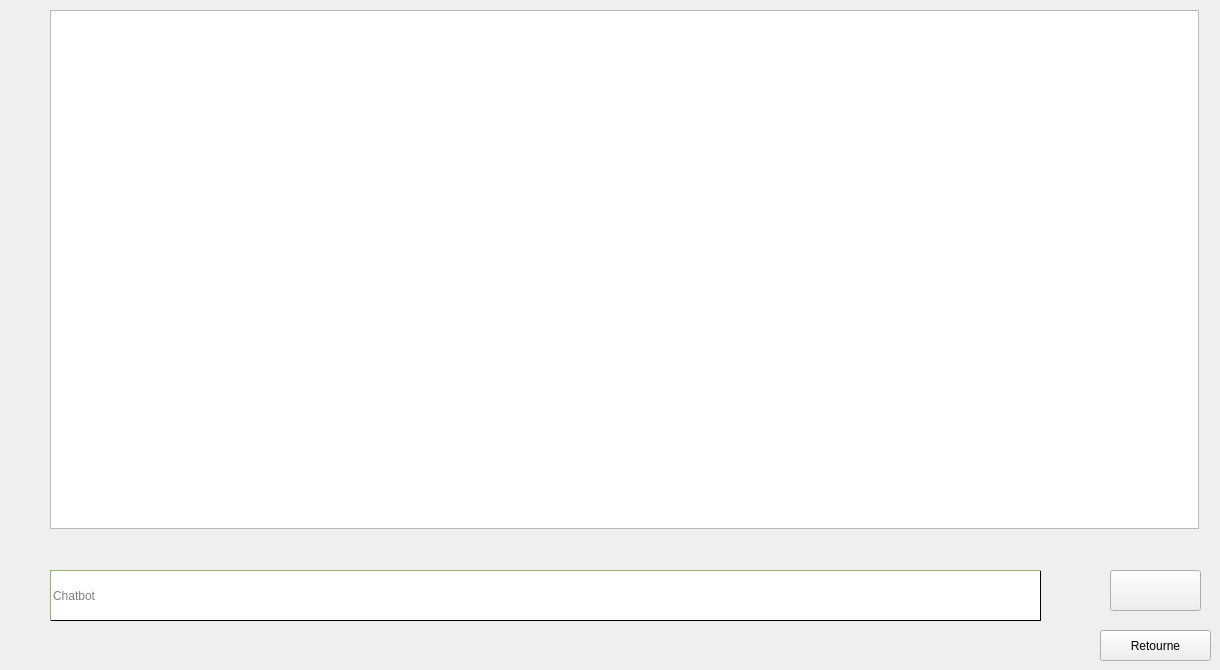
          <widget class="QWidget" name="Chatbot">
           <attribute name="title">
            <string>Chatbot</string>
           </attribute>
           <widget class="QTextEdit" name="chatContainer">
            <property name="geometry">
             <rect>
              <x>50</x>
              <y>10</y>
              <width>1149</width>
              <height>519</height>
             </rect>
            </property>
           </widget>
           <widget class="QPushButton" name="chatINF">
            <property name="geometry">
             <rect>
              <x>1110</x>
              <y>570</y>
              <width>91</width>
              <height>41</height>
             </rect>
            </property>
            <property name="styleSheet">
             <string notr="true">
border-color: rgb(0, 0, 0);




</string>
            </property>
            <property name="text">
             <string/>
            </property>
            <property name="icon">
             <iconset theme="QIcon::ThemeIcon::EditFind"/>
            </property>
           </widget>
           <widget class="QPushButton" name="retourne_2">
            <property name="geometry">
             <rect>
              <x>1100</x>
              <y>630</y>
              <width>111</width>
              <height>31</height>
             </rect>
            </property>
            <property name="styleSheet">
             <string notr="true">border-color: rgb(0, 0, 0);</string>
            </property>
            <property name="text">
             <string>Retourne</string>
            </property>
            <property name="icon">
             <iconset theme="QIcon::ThemeIcon::GoHome"/>
            </property>
           </widget>
           <widget class="QLineEdit" name="chatbotINF">
            <property name="geometry">
             <rect>
              <x>50</x>
              <y>570</y>
              <width>991</width>
              <height>51</height>
             </rect>
            </property>
            <property name="toolTip">
             <string>&lt;html&gt;&lt;head/&gt;&lt;body&gt;&lt;p&gt;&lt;br/&gt;&lt;/p&gt;&lt;p&gt;&lt;br/&gt;&lt;/p&gt;&lt;/body&gt;&lt;/html&gt;</string>
            </property>
            <property name="whatsThis">
             <string>&lt;html&gt;&lt;head/&gt;&lt;body&gt;&lt;p&gt;&lt;br/&gt;&lt;/p&gt;&lt;/body&gt;&lt;/html&gt;</string>
            </property>
            <property name="styleSheet">
             <string notr="true">border: 1px solid black; 
border-top-color: rgb(148, 179, 107);
border-left-color: rgb(148, 179, 107);
background-color: rgb(255, 255, 255);
</string>
            </property>
            <property name="text">
             <string/>
            </property>
            <property name="placeholderText">
             <string>Chatbot</string>
            </property>
           </widget>
          </widget>
